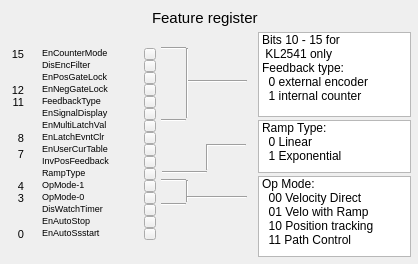
<?xml version="1.0" encoding="UTF-8"?>
<ui version="4.0">
 <class>Feature</class>
 <widget class="QDialog" name="Feature">
  <property name="geometry">
   <rect>
    <x>0</x>
    <y>0</y>
    <width>418</width>
    <height>264</height>
   </rect>
  </property>
  <property name="windowTitle">
   <string>Dialog</string>
  </property>
  <widget class="QLabel" name="label_38">
   <property name="geometry">
    <rect>
     <x>10</x>
     <y>96</y>
     <width>14</width>
     <height>12</height>
    </rect>
   </property>
   <property name="font">
    <font>
     <pointsize>8</pointsize>
    </font>
   </property>
   <property name="text">
    <string>11</string>
   </property>
   <property name="alignment">
    <set>Qt::AlignRight|Qt::AlignTrailing|Qt::AlignVCenter</set>
   </property>
  </widget>
  <widget class="QLabel" name="label_43">
   <property name="geometry">
    <rect>
     <x>42</x>
     <y>212</y>
     <width>77</width>
     <height>16</height>
    </rect>
   </property>
   <property name="font">
    <font>
     <pointsize>7</pointsize>
    </font>
   </property>
   <property name="text">
    <string>EnAutoStop</string>
   </property>
  </widget>
  <widget class="QEBitStatus" name="qebitstatus_4">
   <property name="geometry">
    <rect>
     <x>26</x>
     <y>46</y>
     <width>12</width>
     <height>192</height>
    </rect>
   </property>
   <property name="numberOfBits">
    <number>16</number>
   </property>
   <property name="Orientation">
    <enum>QBitStatus::LSB_On_Bottom</enum>
   </property>
   <property name="offColour">
    <color>
     <red>157</red>
     <green>171</green>
     <blue>193</blue>
    </color>
   </property>
   <property name="variable" stdset="0">
    <string>$(P):LI:$(M)-$(N):RWE:FEAT</string>
   </property>
   <property name="variableSubstitutions" stdset="0">
    <string>P=CHA,M=2531-1,N=2</string>
   </property>
   <property name="displayAlarmState">
    <bool>false</bool>
   </property>
  </widget>
  <widget class="QLabel" name="label_40">
   <property name="geometry">
    <rect>
     <x>10</x>
     <y>48</y>
     <width>14</width>
     <height>12</height>
    </rect>
   </property>
   <property name="font">
    <font>
     <pointsize>8</pointsize>
    </font>
   </property>
   <property name="text">
    <string>15</string>
   </property>
   <property name="alignment">
    <set>Qt::AlignRight|Qt::AlignTrailing|Qt::AlignVCenter</set>
   </property>
  </widget>
  <widget class="QLabel" name="label_52">
   <property name="geometry">
    <rect>
     <x>42</x>
     <y>68</y>
     <width>77</width>
     <height>16</height>
    </rect>
   </property>
   <property name="font">
    <font>
     <pointsize>7</pointsize>
    </font>
   </property>
   <property name="text">
    <string>EnPosGateLock</string>
   </property>
  </widget>
  <widget class="QLabel" name="label_35">
   <property name="geometry">
    <rect>
     <x>10</x>
     <y>180</y>
     <width>14</width>
     <height>12</height>
    </rect>
   </property>
   <property name="font">
    <font>
     <pointsize>8</pointsize>
    </font>
   </property>
   <property name="text">
    <string>4</string>
   </property>
   <property name="alignment">
    <set>Qt::AlignRight|Qt::AlignTrailing|Qt::AlignVCenter</set>
   </property>
  </widget>
  <widget class="QLabel" name="label_53">
   <property name="geometry">
    <rect>
     <x>42</x>
     <y>80</y>
     <width>77</width>
     <height>16</height>
    </rect>
   </property>
   <property name="font">
    <font>
     <pointsize>7</pointsize>
    </font>
   </property>
   <property name="text">
    <string>EnNegGateLock</string>
   </property>
  </widget>
  <widget class="QLabel" name="label_59">
   <property name="geometry">
    <rect>
     <x>42</x>
     <y>152</y>
     <width>77</width>
     <height>16</height>
    </rect>
   </property>
   <property name="font">
    <font>
     <pointsize>7</pointsize>
    </font>
   </property>
   <property name="text">
    <string>InvPosFeedback</string>
   </property>
  </widget>
  <widget class="QLabel" name="label_54">
   <property name="geometry">
    <rect>
     <x>42</x>
     <y>92</y>
     <width>77</width>
     <height>16</height>
    </rect>
   </property>
   <property name="font">
    <font>
     <pointsize>7</pointsize>
    </font>
   </property>
   <property name="text">
    <string>FeedbackType</string>
   </property>
  </widget>
  <widget class="QLabel" name="label_60">
   <property name="geometry">
    <rect>
     <x>42</x>
     <y>164</y>
     <width>77</width>
     <height>16</height>
    </rect>
   </property>
   <property name="font">
    <font>
     <pointsize>7</pointsize>
    </font>
   </property>
   <property name="text">
    <string>RampType</string>
   </property>
  </widget>
  <widget class="QLabel" name="label_55">
   <property name="geometry">
    <rect>
     <x>42</x>
     <y>104</y>
     <width>77</width>
     <height>16</height>
    </rect>
   </property>
   <property name="font">
    <font>
     <pointsize>7</pointsize>
    </font>
   </property>
   <property name="text">
    <string>EnSignalDisplay</string>
   </property>
  </widget>
  <widget class="QLabel" name="label_61">
   <property name="geometry">
    <rect>
     <x>42</x>
     <y>176</y>
     <width>77</width>
     <height>16</height>
    </rect>
   </property>
   <property name="font">
    <font>
     <pointsize>7</pointsize>
    </font>
   </property>
   <property name="text">
    <string>OpMode-1</string>
   </property>
  </widget>
  <widget class="QLabel" name="label_56">
   <property name="geometry">
    <rect>
     <x>42</x>
     <y>116</y>
     <width>77</width>
     <height>16</height>
    </rect>
   </property>
   <property name="font">
    <font>
     <pointsize>7</pointsize>
    </font>
   </property>
   <property name="text">
    <string>EnMultiLatchVal</string>
   </property>
  </widget>
  <widget class="QLabel" name="label_62">
   <property name="geometry">
    <rect>
     <x>42</x>
     <y>188</y>
     <width>77</width>
     <height>16</height>
    </rect>
   </property>
   <property name="font">
    <font>
     <pointsize>7</pointsize>
    </font>
   </property>
   <property name="text">
    <string>OpMode-0</string>
   </property>
  </widget>
  <widget class="QLabel" name="label_57">
   <property name="geometry">
    <rect>
     <x>42</x>
     <y>130</y>
     <width>81</width>
     <height>13</height>
    </rect>
   </property>
   <property name="font">
    <font>
     <pointsize>7</pointsize>
    </font>
   </property>
   <property name="text">
    <string>EnLatchEvntClr</string>
   </property>
  </widget>
  <widget class="QLabel" name="label_58">
   <property name="geometry">
    <rect>
     <x>42</x>
     <y>140</y>
     <width>77</width>
     <height>16</height>
    </rect>
   </property>
   <property name="font">
    <font>
     <pointsize>7</pointsize>
    </font>
   </property>
   <property name="text">
    <string>EnUserCurTable</string>
   </property>
  </widget>
  <widget class="QLabel" name="label_42">
   <property name="geometry">
    <rect>
     <x>42</x>
     <y>200</y>
     <width>77</width>
     <height>16</height>
    </rect>
   </property>
   <property name="font">
    <font>
     <pointsize>7</pointsize>
    </font>
   </property>
   <property name="text">
    <string>DisWatchTimer</string>
   </property>
  </widget>
  <widget class="QLabel" name="label_37">
   <property name="geometry">
    <rect>
     <x>10</x>
     <y>132</y>
     <width>14</width>
     <height>12</height>
    </rect>
   </property>
   <property name="font">
    <font>
     <pointsize>8</pointsize>
    </font>
   </property>
   <property name="text">
    <string>8</string>
   </property>
   <property name="alignment">
    <set>Qt::AlignRight|Qt::AlignTrailing|Qt::AlignVCenter</set>
   </property>
  </widget>
  <widget class="QLabel" name="label_46">
   <property name="geometry">
    <rect>
     <x>42</x>
     <y>56</y>
     <width>77</width>
     <height>16</height>
    </rect>
   </property>
   <property name="font">
    <font>
     <pointsize>7</pointsize>
    </font>
   </property>
   <property name="text">
    <string>DisEncFilter</string>
   </property>
  </widget>
  <widget class="QLabel" name="label_44">
   <property name="geometry">
    <rect>
     <x>42</x>
     <y>224</y>
     <width>77</width>
     <height>16</height>
    </rect>
   </property>
   <property name="font">
    <font>
     <pointsize>7</pointsize>
    </font>
   </property>
   <property name="text">
    <string>EnAutoSsstart</string>
   </property>
  </widget>
  <widget class="QLabel" name="label_39">
   <property name="geometry">
    <rect>
     <x>10</x>
     <y>84</y>
     <width>14</width>
     <height>12</height>
    </rect>
   </property>
   <property name="font">
    <font>
     <pointsize>8</pointsize>
    </font>
   </property>
   <property name="text">
    <string>12</string>
   </property>
   <property name="alignment">
    <set>Qt::AlignRight|Qt::AlignTrailing|Qt::AlignVCenter</set>
   </property>
  </widget>
  <widget class="QLabel" name="label_45">
   <property name="geometry">
    <rect>
     <x>42</x>
     <y>44</y>
     <width>77</width>
     <height>16</height>
    </rect>
   </property>
   <property name="font">
    <font>
     <pointsize>7</pointsize>
    </font>
   </property>
   <property name="text">
    <string>EnCounterMode</string>
   </property>
  </widget>
  <widget class="QLabel" name="label_33">
   <property name="geometry">
    <rect>
     <x>10</x>
     <y>228</y>
     <width>14</width>
     <height>12</height>
    </rect>
   </property>
   <property name="font">
    <font>
     <pointsize>8</pointsize>
    </font>
   </property>
   <property name="text">
    <string>0</string>
   </property>
   <property name="alignment">
    <set>Qt::AlignRight|Qt::AlignTrailing|Qt::AlignVCenter</set>
   </property>
  </widget>
  <widget class="QLabel" name="label_36">
   <property name="geometry">
    <rect>
     <x>10</x>
     <y>148</y>
     <width>14</width>
     <height>12</height>
    </rect>
   </property>
   <property name="font">
    <font>
     <pointsize>8</pointsize>
    </font>
   </property>
   <property name="text">
    <string>7</string>
   </property>
   <property name="alignment">
    <set>Qt::AlignRight|Qt::AlignTrailing|Qt::AlignVCenter</set>
   </property>
  </widget>
  <widget class="QLabel" name="label_34">
   <property name="geometry">
    <rect>
     <x>10</x>
     <y>192</y>
     <width>14</width>
     <height>12</height>
    </rect>
   </property>
   <property name="font">
    <font>
     <pointsize>8</pointsize>
    </font>
   </property>
   <property name="text">
    <string>3</string>
   </property>
   <property name="alignment">
    <set>Qt::AlignRight|Qt::AlignTrailing|Qt::AlignVCenter</set>
   </property>
  </widget>
  <widget class="Line" name="line_5">
   <property name="geometry">
    <rect>
     <x>161</x>
     <y>40</y>
     <width>25</width>
     <height>16</height>
    </rect>
   </property>
   <property name="orientation">
    <enum>Qt::Horizontal</enum>
   </property>
  </widget>
  <widget class="Line" name="line_9">
   <property name="geometry">
    <rect>
     <x>186</x>
     <y>180</y>
     <width>3</width>
     <height>22</height>
    </rect>
   </property>
   <property name="orientation">
    <enum>Qt::Vertical</enum>
   </property>
  </widget>
  <widget class="Line" name="line_2">
   <property name="geometry">
    <rect>
     <x>161</x>
     <y>196</y>
     <width>25</width>
     <height>16</height>
    </rect>
   </property>
   <property name="orientation">
    <enum>Qt::Horizontal</enum>
   </property>
  </widget>
  <widget class="QListWidget" name="listWidget">
   <property name="geometry">
    <rect>
     <x>258</x>
     <y>32</y>
     <width>153</width>
     <height>85</height>
    </rect>
   </property>
   <item>
    <property name="text">
     <string>Bits 10 - 15 for</string>
    </property>
   </item>
   <item>
    <property name="text">
     <string> KL2541 only</string>
    </property>
   </item>
   <item>
    <property name="text">
     <string>Feedback type:</string>
    </property>
   </item>
   <item>
    <property name="text">
     <string>  0 external encoder</string>
    </property>
   </item>
   <item>
    <property name="text">
     <string>  1 internal counter</string>
    </property>
   </item>
  </widget>
  <widget class="Line" name="line_10">
   <property name="geometry">
    <rect>
     <x>187</x>
     <y>80</y>
     <width>60</width>
     <height>3</height>
    </rect>
   </property>
   <property name="orientation">
    <enum>Qt::Horizontal</enum>
   </property>
  </widget>
  <widget class="QListWidget" name="listWidget_2">
   <property name="geometry">
    <rect>
     <x>258</x>
     <y>120</y>
     <width>153</width>
     <height>53</height>
    </rect>
   </property>
   <item>
    <property name="text">
     <string>Ramp Type:</string>
    </property>
   </item>
   <item>
    <property name="text">
     <string>  0 Linear</string>
    </property>
   </item>
   <item>
    <property name="text">
     <string>  1 Exponential</string>
    </property>
   </item>
  </widget>
  <widget class="Line" name="line_11">
   <property name="geometry">
    <rect>
     <x>206</x>
     <y>144</y>
     <width>40</width>
     <height>3</height>
    </rect>
   </property>
   <property name="orientation">
    <enum>Qt::Horizontal</enum>
   </property>
  </widget>
  <widget class="Line" name="line_7">
   <property name="geometry">
    <rect>
     <x>162</x>
     <y>164</y>
     <width>45</width>
     <height>16</height>
    </rect>
   </property>
   <property name="orientation">
    <enum>Qt::Horizontal</enum>
   </property>
  </widget>
  <widget class="QListWidget" name="listWidget_3">
   <property name="geometry">
    <rect>
     <x>258</x>
     <y>176</y>
     <width>153</width>
     <height>81</height>
    </rect>
   </property>
   <item>
    <property name="text">
     <string>Op Mode:</string>
    </property>
   </item>
   <item>
    <property name="text">
     <string>  00 Velocity Direct</string>
    </property>
   </item>
   <item>
    <property name="text">
     <string>  01 Velo with Ramp</string>
    </property>
   </item>
   <item>
    <property name="text">
     <string>  10 Position tracking</string>
    </property>
   </item>
   <item>
    <property name="text">
     <string>  11 Path Control</string>
    </property>
   </item>
  </widget>
  <widget class="Line" name="line_6">
   <property name="geometry">
    <rect>
     <x>186</x>
     <y>48</y>
     <width>3</width>
     <height>70</height>
    </rect>
   </property>
   <property name="orientation">
    <enum>Qt::Vertical</enum>
   </property>
  </widget>
  <widget class="Line" name="line_4">
   <property name="geometry">
    <rect>
     <x>161</x>
     <y>112</y>
     <width>25</width>
     <height>16</height>
    </rect>
   </property>
   <property name="orientation">
    <enum>Qt::Horizontal</enum>
   </property>
  </widget>
  <widget class="Line" name="line_3">
   <property name="geometry">
    <rect>
     <x>161</x>
     <y>172</y>
     <width>25</width>
     <height>16</height>
    </rect>
   </property>
   <property name="orientation">
    <enum>Qt::Horizontal</enum>
   </property>
  </widget>
  <widget class="Line" name="line_12">
   <property name="geometry">
    <rect>
     <x>187</x>
     <y>196</y>
     <width>60</width>
     <height>3</height>
    </rect>
   </property>
   <property name="orientation">
    <enum>Qt::Horizontal</enum>
   </property>
  </widget>
  <widget class="Line" name="line_8">
   <property name="geometry">
    <rect>
     <x>206</x>
     <y>144</y>
     <width>3</width>
     <height>26</height>
    </rect>
   </property>
   <property name="orientation">
    <enum>Qt::Vertical</enum>
   </property>
  </widget>
  <widget class="CAButton" name="cabutton">
   <property name="geometry">
    <rect>
     <x>144</x>
     <y>228</y>
     <width>12</width>
     <height>12</height>
    </rect>
   </property>
   <property name="checkable">
    <bool>true</bool>
   </property>
   <property name="autoDefault">
    <bool>false</bool>
   </property>
   <property name="writeOnPress" stdset="0">
    <bool>false</bool>
   </property>
   <property name="writeOnClick" stdset="0">
    <bool>true</bool>
   </property>
   <property name="writeBits" stdset="0">
    <bool>true</bool>
   </property>
   <property name="showLabel">
    <bool>false</bool>
   </property>
   <property name="variable" stdset="0">
    <string>$(P):LO:$(M)-$(N):RWE:FEAT</string>
   </property>
   <property name="variableSubstitutions" stdset="0">
    <string>P=CHA,M=2531-1,N=2</string>
   </property>
   <property name="subscribe">
    <bool>true</bool>
   </property>
   <property name="AlarmEnable" stdset="0">
    <bool>false</bool>
   </property>
  </widget>
  <widget class="CAButton" name="cabutton_2">
   <property name="geometry">
    <rect>
     <x>144</x>
     <y>216</y>
     <width>12</width>
     <height>12</height>
    </rect>
   </property>
   <property name="checkable">
    <bool>true</bool>
   </property>
   <property name="autoDefault">
    <bool>false</bool>
   </property>
   <property name="writeOnPress" stdset="0">
    <bool>false</bool>
   </property>
   <property name="writeOnClick" stdset="0">
    <bool>true</bool>
   </property>
   <property name="writeBits" stdset="0">
    <bool>true</bool>
   </property>
   <property name="showLabel">
    <bool>false</bool>
   </property>
   <property name="bitNumber" stdset="0">
    <UInt>1</UInt>
   </property>
   <property name="variable" stdset="0">
    <string>$(P):LO:$(M)-$(N):RWE:FEAT</string>
   </property>
   <property name="variableSubstitutions" stdset="0">
    <string>P=CHA,M=2531-1,N=2</string>
   </property>
   <property name="subscribe">
    <bool>true</bool>
   </property>
   <property name="AlarmEnable" stdset="0">
    <bool>false</bool>
   </property>
  </widget>
  <widget class="CAButton" name="cabutton_3">
   <property name="geometry">
    <rect>
     <x>144</x>
     <y>204</y>
     <width>12</width>
     <height>12</height>
    </rect>
   </property>
   <property name="checkable">
    <bool>true</bool>
   </property>
   <property name="autoDefault">
    <bool>false</bool>
   </property>
   <property name="writeOnPress" stdset="0">
    <bool>false</bool>
   </property>
   <property name="writeOnClick" stdset="0">
    <bool>true</bool>
   </property>
   <property name="writeBits" stdset="0">
    <bool>true</bool>
   </property>
   <property name="showLabel">
    <bool>false</bool>
   </property>
   <property name="bitNumber" stdset="0">
    <UInt>2</UInt>
   </property>
   <property name="variable" stdset="0">
    <string>$(P):LO:$(M)-$(N):RWE:FEAT</string>
   </property>
   <property name="variableSubstitutions" stdset="0">
    <string>P=CHA,M=2531-1,N=2</string>
   </property>
   <property name="subscribe">
    <bool>true</bool>
   </property>
   <property name="AlarmEnable" stdset="0">
    <bool>false</bool>
   </property>
  </widget>
  <widget class="CAButton" name="cabutton_4">
   <property name="geometry">
    <rect>
     <x>144</x>
     <y>192</y>
     <width>12</width>
     <height>12</height>
    </rect>
   </property>
   <property name="checkable">
    <bool>true</bool>
   </property>
   <property name="autoDefault">
    <bool>false</bool>
   </property>
   <property name="writeOnPress" stdset="0">
    <bool>false</bool>
   </property>
   <property name="writeOnClick" stdset="0">
    <bool>true</bool>
   </property>
   <property name="writeBits" stdset="0">
    <bool>true</bool>
   </property>
   <property name="showLabel">
    <bool>false</bool>
   </property>
   <property name="bitNumber" stdset="0">
    <UInt>3</UInt>
   </property>
   <property name="variable" stdset="0">
    <string>$(P):LO:$(M)-$(N):RWE:FEAT</string>
   </property>
   <property name="variableSubstitutions" stdset="0">
    <string>P=CHA,M=2531-1,N=2</string>
   </property>
   <property name="subscribe">
    <bool>true</bool>
   </property>
   <property name="AlarmEnable" stdset="0">
    <bool>false</bool>
   </property>
  </widget>
  <widget class="CAButton" name="cabutton_5">
   <property name="geometry">
    <rect>
     <x>144</x>
     <y>180</y>
     <width>12</width>
     <height>12</height>
    </rect>
   </property>
   <property name="checkable">
    <bool>true</bool>
   </property>
   <property name="autoDefault">
    <bool>false</bool>
   </property>
   <property name="writeOnPress" stdset="0">
    <bool>false</bool>
   </property>
   <property name="writeOnClick" stdset="0">
    <bool>true</bool>
   </property>
   <property name="writeBits" stdset="0">
    <bool>true</bool>
   </property>
   <property name="showLabel">
    <bool>false</bool>
   </property>
   <property name="bitNumber" stdset="0">
    <UInt>4</UInt>
   </property>
   <property name="variable" stdset="0">
    <string>$(P):LO:$(M)-$(N):RWE:FEAT</string>
   </property>
   <property name="variableSubstitutions" stdset="0">
    <string>P=CHA,M=2531-1,N=2</string>
   </property>
   <property name="subscribe">
    <bool>true</bool>
   </property>
   <property name="AlarmEnable" stdset="0">
    <bool>false</bool>
   </property>
  </widget>
  <widget class="CAButton" name="cabutton_6">
   <property name="geometry">
    <rect>
     <x>144</x>
     <y>144</y>
     <width>12</width>
     <height>12</height>
    </rect>
   </property>
   <property name="checkable">
    <bool>true</bool>
   </property>
   <property name="autoDefault">
    <bool>false</bool>
   </property>
   <property name="writeOnPress" stdset="0">
    <bool>false</bool>
   </property>
   <property name="writeOnClick" stdset="0">
    <bool>true</bool>
   </property>
   <property name="writeBits" stdset="0">
    <bool>true</bool>
   </property>
   <property name="showLabel">
    <bool>false</bool>
   </property>
   <property name="bitNumber" stdset="0">
    <UInt>7</UInt>
   </property>
   <property name="variable" stdset="0">
    <string>$(P):LO:$(M)-$(N):RWE:FEAT</string>
   </property>
   <property name="variableSubstitutions" stdset="0">
    <string>P=CHA,M=2531-1,N=2</string>
   </property>
   <property name="subscribe">
    <bool>true</bool>
   </property>
   <property name="AlarmEnable" stdset="0">
    <bool>false</bool>
   </property>
  </widget>
  <widget class="CAButton" name="cabutton_7">
   <property name="geometry">
    <rect>
     <x>144</x>
     <y>168</y>
     <width>12</width>
     <height>12</height>
    </rect>
   </property>
   <property name="checkable">
    <bool>true</bool>
   </property>
   <property name="autoDefault">
    <bool>false</bool>
   </property>
   <property name="writeOnPress" stdset="0">
    <bool>false</bool>
   </property>
   <property name="writeOnClick" stdset="0">
    <bool>true</bool>
   </property>
   <property name="writeBits" stdset="0">
    <bool>true</bool>
   </property>
   <property name="showLabel">
    <bool>false</bool>
   </property>
   <property name="bitNumber" stdset="0">
    <UInt>5</UInt>
   </property>
   <property name="variable" stdset="0">
    <string>$(P):LO:$(M)-$(N):RWE:FEAT</string>
   </property>
   <property name="variableSubstitutions" stdset="0">
    <string>P=CHA,M=2531-1,N=2</string>
   </property>
   <property name="subscribe">
    <bool>true</bool>
   </property>
   <property name="AlarmEnable" stdset="0">
    <bool>false</bool>
   </property>
  </widget>
  <widget class="CAButton" name="cabutton_8">
   <property name="geometry">
    <rect>
     <x>144</x>
     <y>156</y>
     <width>12</width>
     <height>12</height>
    </rect>
   </property>
   <property name="checkable">
    <bool>true</bool>
   </property>
   <property name="autoDefault">
    <bool>false</bool>
   </property>
   <property name="writeOnPress" stdset="0">
    <bool>false</bool>
   </property>
   <property name="writeOnClick" stdset="0">
    <bool>true</bool>
   </property>
   <property name="writeBits" stdset="0">
    <bool>true</bool>
   </property>
   <property name="showLabel">
    <bool>false</bool>
   </property>
   <property name="bitNumber" stdset="0">
    <UInt>6</UInt>
   </property>
   <property name="variable" stdset="0">
    <string>$(P):LO:$(M)-$(N):RWE:FEAT</string>
   </property>
   <property name="variableSubstitutions" stdset="0">
    <string>P=CHA,M=2531-1,N=2</string>
   </property>
   <property name="subscribe">
    <bool>true</bool>
   </property>
   <property name="AlarmEnable" stdset="0">
    <bool>false</bool>
   </property>
  </widget>
  <widget class="CAButton" name="cabutton_9">
   <property name="geometry">
    <rect>
     <x>144</x>
     <y>132</y>
     <width>12</width>
     <height>12</height>
    </rect>
   </property>
   <property name="checkable">
    <bool>true</bool>
   </property>
   <property name="autoDefault">
    <bool>false</bool>
   </property>
   <property name="writeOnPress" stdset="0">
    <bool>false</bool>
   </property>
   <property name="writeOnClick" stdset="0">
    <bool>true</bool>
   </property>
   <property name="writeBits" stdset="0">
    <bool>true</bool>
   </property>
   <property name="showLabel">
    <bool>false</bool>
   </property>
   <property name="bitNumber" stdset="0">
    <UInt>8</UInt>
   </property>
   <property name="variable" stdset="0">
    <string>$(P):LO:$(M)-$(N):RWE:FEAT</string>
   </property>
   <property name="variableSubstitutions" stdset="0">
    <string>P=CHA,M=2531-1,N=2</string>
   </property>
   <property name="subscribe">
    <bool>true</bool>
   </property>
   <property name="AlarmEnable" stdset="0">
    <bool>false</bool>
   </property>
  </widget>
  <widget class="CAButton" name="cabutton_10">
   <property name="geometry">
    <rect>
     <x>144</x>
     <y>60</y>
     <width>12</width>
     <height>12</height>
    </rect>
   </property>
   <property name="checkable">
    <bool>true</bool>
   </property>
   <property name="autoDefault">
    <bool>false</bool>
   </property>
   <property name="writeOnPress" stdset="0">
    <bool>false</bool>
   </property>
   <property name="writeOnClick" stdset="0">
    <bool>true</bool>
   </property>
   <property name="writeBits" stdset="0">
    <bool>true</bool>
   </property>
   <property name="showLabel">
    <bool>false</bool>
   </property>
   <property name="bitNumber" stdset="0">
    <UInt>14</UInt>
   </property>
   <property name="variable" stdset="0">
    <string>$(P):LO:$(M)-$(N):RWE:FEAT</string>
   </property>
   <property name="variableSubstitutions" stdset="0">
    <string>P=CHA,M=2531-1,N=2</string>
   </property>
   <property name="subscribe">
    <bool>true</bool>
   </property>
   <property name="AlarmEnable" stdset="0">
    <bool>false</bool>
   </property>
  </widget>
  <widget class="CAButton" name="cabutton_11">
   <property name="geometry">
    <rect>
     <x>144</x>
     <y>84</y>
     <width>12</width>
     <height>12</height>
    </rect>
   </property>
   <property name="checkable">
    <bool>true</bool>
   </property>
   <property name="autoDefault">
    <bool>false</bool>
   </property>
   <property name="writeOnPress" stdset="0">
    <bool>false</bool>
   </property>
   <property name="writeOnClick" stdset="0">
    <bool>true</bool>
   </property>
   <property name="writeBits" stdset="0">
    <bool>true</bool>
   </property>
   <property name="showLabel">
    <bool>false</bool>
   </property>
   <property name="bitNumber" stdset="0">
    <UInt>12</UInt>
   </property>
   <property name="variable" stdset="0">
    <string>$(P):LO:$(M)-$(N):RWE:FEAT</string>
   </property>
   <property name="variableSubstitutions" stdset="0">
    <string>P=CHA,M=2531-1,N=2</string>
   </property>
   <property name="subscribe">
    <bool>true</bool>
   </property>
   <property name="AlarmEnable" stdset="0">
    <bool>false</bool>
   </property>
  </widget>
  <widget class="CAButton" name="cabutton_12">
   <property name="geometry">
    <rect>
     <x>144</x>
     <y>72</y>
     <width>12</width>
     <height>12</height>
    </rect>
   </property>
   <property name="checkable">
    <bool>true</bool>
   </property>
   <property name="autoDefault">
    <bool>false</bool>
   </property>
   <property name="writeOnPress" stdset="0">
    <bool>false</bool>
   </property>
   <property name="writeOnClick" stdset="0">
    <bool>true</bool>
   </property>
   <property name="writeBits" stdset="0">
    <bool>true</bool>
   </property>
   <property name="showLabel">
    <bool>false</bool>
   </property>
   <property name="bitNumber" stdset="0">
    <UInt>13</UInt>
   </property>
   <property name="variable" stdset="0">
    <string>$(P):LO:$(M)-$(N):RWE:FEAT</string>
   </property>
   <property name="variableSubstitutions" stdset="0">
    <string>P=CHA,M=2531-1,N=2</string>
   </property>
   <property name="subscribe">
    <bool>true</bool>
   </property>
   <property name="AlarmEnable" stdset="0">
    <bool>false</bool>
   </property>
  </widget>
  <widget class="CAButton" name="cabutton_13">
   <property name="geometry">
    <rect>
     <x>144</x>
     <y>96</y>
     <width>12</width>
     <height>12</height>
    </rect>
   </property>
   <property name="checkable">
    <bool>true</bool>
   </property>
   <property name="autoDefault">
    <bool>false</bool>
   </property>
   <property name="writeOnPress" stdset="0">
    <bool>false</bool>
   </property>
   <property name="writeOnClick" stdset="0">
    <bool>true</bool>
   </property>
   <property name="writeBits" stdset="0">
    <bool>true</bool>
   </property>
   <property name="showLabel">
    <bool>false</bool>
   </property>
   <property name="bitNumber" stdset="0">
    <UInt>11</UInt>
   </property>
   <property name="variable" stdset="0">
    <string>$(P):LO:$(M)-$(N):RWE:FEAT</string>
   </property>
   <property name="variableSubstitutions" stdset="0">
    <string>P=CHA,M=2531-1,N=2</string>
   </property>
   <property name="subscribe">
    <bool>true</bool>
   </property>
   <property name="AlarmEnable" stdset="0">
    <bool>false</bool>
   </property>
  </widget>
  <widget class="CAButton" name="cabutton_14">
   <property name="geometry">
    <rect>
     <x>144</x>
     <y>120</y>
     <width>12</width>
     <height>12</height>
    </rect>
   </property>
   <property name="checkable">
    <bool>true</bool>
   </property>
   <property name="autoDefault">
    <bool>false</bool>
   </property>
   <property name="writeOnPress" stdset="0">
    <bool>false</bool>
   </property>
   <property name="writeOnClick" stdset="0">
    <bool>true</bool>
   </property>
   <property name="writeBits" stdset="0">
    <bool>true</bool>
   </property>
   <property name="showLabel">
    <bool>false</bool>
   </property>
   <property name="bitNumber" stdset="0">
    <UInt>9</UInt>
   </property>
   <property name="variable" stdset="0">
    <string>$(P):LO:$(M)-$(N):RWE:FEAT</string>
   </property>
   <property name="variableSubstitutions" stdset="0">
    <string>P=CHA,M=2531-1,N=2</string>
   </property>
   <property name="subscribe">
    <bool>true</bool>
   </property>
   <property name="AlarmEnable" stdset="0">
    <bool>false</bool>
   </property>
  </widget>
  <widget class="CAButton" name="cabutton_15">
   <property name="geometry">
    <rect>
     <x>144</x>
     <y>108</y>
     <width>12</width>
     <height>12</height>
    </rect>
   </property>
   <property name="checkable">
    <bool>true</bool>
   </property>
   <property name="autoDefault">
    <bool>false</bool>
   </property>
   <property name="writeOnPress" stdset="0">
    <bool>false</bool>
   </property>
   <property name="writeOnClick" stdset="0">
    <bool>true</bool>
   </property>
   <property name="writeBits" stdset="0">
    <bool>true</bool>
   </property>
   <property name="showLabel">
    <bool>false</bool>
   </property>
   <property name="bitNumber" stdset="0">
    <UInt>10</UInt>
   </property>
   <property name="variable" stdset="0">
    <string>$(P):LO:$(M)-$(N):RWE:FEAT</string>
   </property>
   <property name="variableSubstitutions" stdset="0">
    <string>P=CHA,M=2531-1,N=2</string>
   </property>
   <property name="subscribe">
    <bool>true</bool>
   </property>
   <property name="AlarmEnable" stdset="0">
    <bool>false</bool>
   </property>
  </widget>
  <widget class="CAButton" name="cabutton_16">
   <property name="geometry">
    <rect>
     <x>144</x>
     <y>48</y>
     <width>12</width>
     <height>12</height>
    </rect>
   </property>
   <property name="checkable">
    <bool>true</bool>
   </property>
   <property name="autoDefault">
    <bool>false</bool>
   </property>
   <property name="writeOnPress" stdset="0">
    <bool>false</bool>
   </property>
   <property name="writeOnClick" stdset="0">
    <bool>true</bool>
   </property>
   <property name="writeBits" stdset="0">
    <bool>true</bool>
   </property>
   <property name="showLabel">
    <bool>false</bool>
   </property>
   <property name="bitNumber" stdset="0">
    <UInt>15</UInt>
   </property>
   <property name="variable" stdset="0">
    <string>$(P):LO:$(M)-$(N):RWE:FEAT</string>
   </property>
   <property name="variableSubstitutions" stdset="0">
    <string>P=CHA,M=2531-1,N=2</string>
   </property>
   <property name="subscribe">
    <bool>true</bool>
   </property>
   <property name="AlarmEnable" stdset="0">
    <bool>false</bool>
   </property>
  </widget>
  <widget class="QELabel" name="qelabel">
   <property name="geometry">
    <rect>
     <x>58</x>
     <y>10</y>
     <width>81</width>
     <height>16</height>
    </rect>
   </property>
   <property name="font">
    <font>
     <pointsize>12</pointsize>
    </font>
   </property>
   <property name="variable" stdset="0">
    <string>$(P):LI:$(M)-$(N):DATA.DESC</string>
   </property>
   <property name="variableSubstitutions" stdset="0">
    <string>P=CHA,M=2531-1,N=2</string>
   </property>
   <property name="displayAlarmState">
    <bool>false</bool>
   </property>
  </widget>
  <widget class="QLabel" name="label_41">
   <property name="geometry">
    <rect>
     <x>152</x>
     <y>10</y>
     <width>125</width>
     <height>16</height>
    </rect>
   </property>
   <property name="font">
    <font>
     <pointsize>11</pointsize>
    </font>
   </property>
   <property name="text">
    <string>Feature register</string>
   </property>
  </widget>
 </widget>
 <customwidgets>
  <customwidget>
   <class>AButton</class>
   <extends>QPushButton</extends>
   <header>abutton.h</header>
  </customwidget>
  <customwidget>
   <class>CAButton</class>
   <extends>AButton</extends>
   <header>cabutton.h</header>
  </customwidget>
  <customwidget>
   <class>QEBitStatus</class>
   <extends>QBitStatus</extends>
   <header>QEBitStatus.h</header>
  </customwidget>
  <customwidget>
   <class>QELabel</class>
   <extends>QLabel</extends>
   <header>QELabel.h</header>
  </customwidget>
  <customwidget>
   <class>QBitStatus</class>
   <extends>QWidget</extends>
   <header>QBitStatus.h</header>
  </customwidget>
 </customwidgets>
 <resources/>
 <connections/>
</ui>
